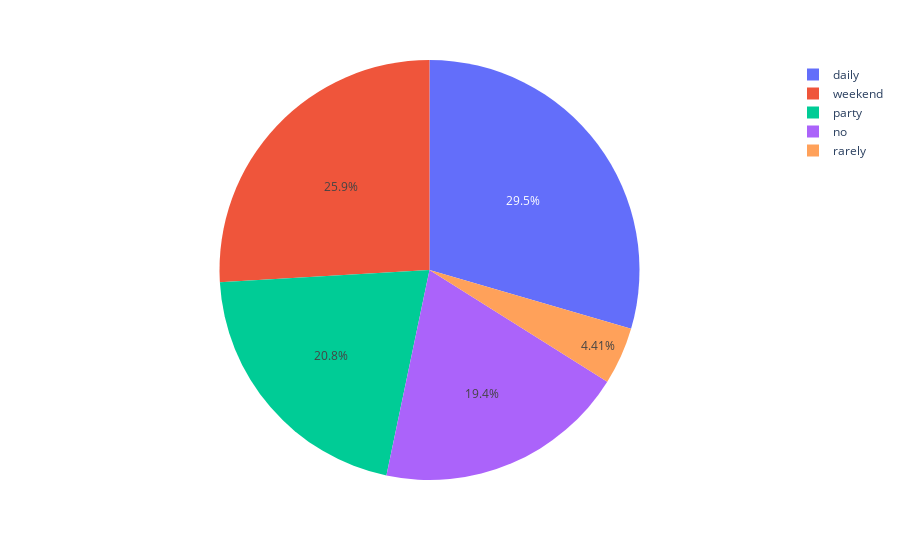

Source (notebook cell):
### Code cell
px.pie(alcohol_cons,names='alcohol',values='count')

### Figure 1 — Plotly figure (JSON) as saved in the notebook; plotly's stock layout.template omitted (floating-point values rounded to 4 significant figures)
{"data": [{"domain": {"x": [0, 1], "y": [0, 1]}, "hovertemplate": "alcohol=%{label}<br>count=%{value}<extra></extra>", "labels": ["daily", "no", "party", "rarely", "weekend"], "legendgroup": "", "name": "", "showlegend": true, "type": "pie", "values": [395, 259, 278, 59, 347]}], "layout": {"legend": {"tracegroupgap": 0}, "margin": {"t": 60}}}
